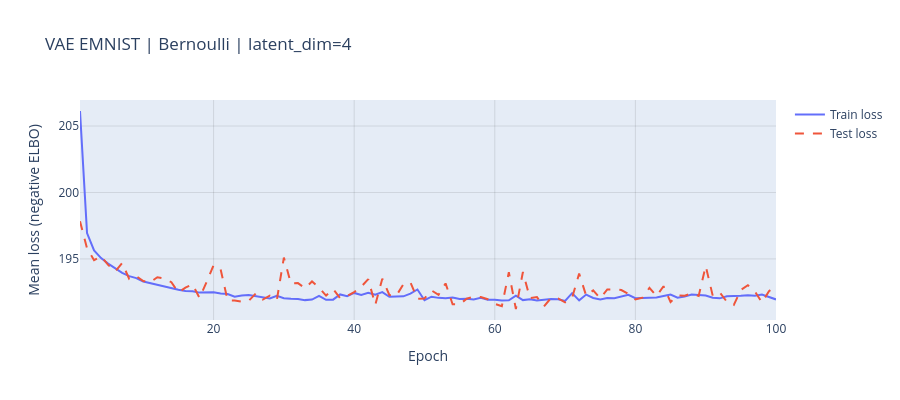

The cell this chart's notebook holds for it:
### Markdown cell above
## 10. Loss curve (for the presentation)

### Code cell
fig = go.Figure()
fig.add_trace(go.Scatter(x=epoch_list, y=train_loss_list,
                         mode='lines', name='Train loss'))
fig.add_trace(go.Scatter(x=epoch_list, y=test_loss_list,
                         mode='lines', name='Test loss',
                         line=dict(dash='dash')))
fig.update_layout(
    title=f'VAE EMNIST | {RECONSTRUCTION} | latent_dim={LATENT_DIM}',
    xaxis_title='Epoch',
    yaxis_title='Mean loss (negative ELBO)',
    width=900, height=400,
)
fig.update_xaxes(showgrid=True, gridcolor='rgba(0,0,0,0.1)')
fig.update_yaxes(showgrid=True, gridcolor='rgba(0,0,0,0.1)')

os.makedirs(RESULTS_DIR, exist_ok=True)
fig.write_image(os.path.join(RESULTS_DIR, 'vae_loss_curve.png'), scale=2)
fig.show()

### Figure 1 — Plotly figure (JSON) as saved in the notebook; plotly's stock layout.template omitted (floating-point values rounded to 4 significant figures)
{"data": [{"mode": "lines", "name": "Train loss", "type": "scatter", "x": [1, 2, 3, 4, 5, 6, 7, 8, 9, 10, 11, 12, 13, 14, 15, 16, 17, 18, 19, 20, 21, 22, 23, 24, 25, 26, 27, 28, 29, 30, 31, 32, 33, 34, 35, 36, 37, 38, 39, 40, 41, 42, 43, 44, 45, 46, 47, 48, 49, 50, 51, 52, 53, 54, 55, 56, 57, 58, 59, 60, 61, 62, 63, 64, 65, 66, 67, 68, 69, 70, 71, 72, 73, 74, 75, 76, 77, 78, 79, 80, 81, 82, 83, 84, 85, 86, 87, 88, 89, 90, 91, 92, 93, 94, 95, 96, 97, 98, 99, 100], "y": [206.1, 196.9, 195.6, 195.1, 194.7, 194.3, 194.0, 193.7, 193.6, 193.3, 193.2, 193.1, 192.9, 192.8, 192.7, 192.6, 192.6, 192.5, 192.5, 192.5, 192.4, 192.4, 192.2, 192.3, 192.3, 192.2, 192.1, 192.0, 192.2, 192.0, 192.0, 192.0, 191.9, 191.9, 192.2, 191.9, 191.9, 192.3, 192.2, 192.4, 192.3, 192.4, 192.3, 192.5, 192.2, 192.2, 192.2, 192.4, 192.7, 191.9, 192.2, 192.1, 192.0, 192.1, 192.0, 192.0, 191.9, 192.1, 191.9, 191.9, 191.9, 191.9, 192.2, 191.9, 192.0, 191.9, 191.9, 192.0, 192.0, 191.8, 192.4, 191.9, 192.3, 192.1, 192.0, 192.1, 192.0, 192.2, 192.3, 192.0, 192.1, 192.0, 192.1, 192.2, 192.3, 192.1, 192.2, 192.3, 192.3, 192.2, 192.1, 192.0, 192.2, 192.2, 192.2, 192.3, 192.2, 192.3, 192.1, 192.0]}, {"line": {"dash": "dash"}, "mode": "lines", "name": "Test loss", "type": "scatter", "x": [1, 2, 3, 4, 5, 6, 7, 8, 9, 10, 11, 12, 13, 14, 15, 16, 17, 18, 19, 20, 21, 22, 23, 24, 25, 26, 27, 28, 29, 30, 31, 32, 33, 34, 35, 36, 37, 38, 39, 40, 41, 42, 43, 44, 45, 46, 47, 48, 49, 50, 51, 52, 53, 54, 55, 56, 57, 58, 59, 60, 61, 62, 63, 64, 65, 66, 67, 68, 69, 70, 71, 72, 73, 74, 75, 76, 77, 78, 79, 80, 81, 82, 83, 84, 85, 86, 87, 88, 89, 90, 91, 92, 93, 94, 95, 96, 97, 98, 99, 100], "y": [197.8, 195.8, 194.9, 195.2, 194.5, 194.1, 194.7, 193.5, 193.7, 193.3, 193.2, 193.6, 193.5, 193.2, 192.5, 192.8, 193.1, 192.1, 193.3, 194.5, 194.2, 191.9, 191.9, 191.8, 191.8, 192.4, 191.9, 192.2, 191.9, 195.1, 193.2, 193.2, 192.8, 193.3, 192.8, 192.2, 192.7, 192.1, 192.2, 192.5, 192.9, 193.5, 191.5, 193.5, 192.3, 192.2, 193.1, 193.2, 192.0, 192.0, 192.6, 192.3, 193.2, 191.6, 191.6, 192.0, 192.1, 192.1, 192.0, 191.6, 191.4, 194.0, 191.2, 194.0, 192.0, 192.1, 191.4, 192.1, 192.0, 191.7, 192.1, 193.9, 192.2, 192.6, 192.0, 192.7, 192.7, 192.7, 192.4, 192.0, 192.1, 192.8, 192.2, 192.9, 191.8, 192.3, 192.2, 192.4, 192.2, 194.5, 192.2, 192.5, 191.8, 191.5, 192.7, 193.0, 192.6, 191.7, 192.6, 192.9]}], "layout": {"height": 400, "title": {"text": "VAE EMNIST | Bernoulli | latent_dim=4"}, "width": 900, "xaxis": {"gridcolor": "rgba(0,0,0,0.1)", "showgrid": true, "title": {"text": "Epoch"}}, "yaxis": {"gridcolor": "rgba(0,0,0,0.1)", "showgrid": true, "title": {"text": "Mean loss (negative ELBO)"}}}}
